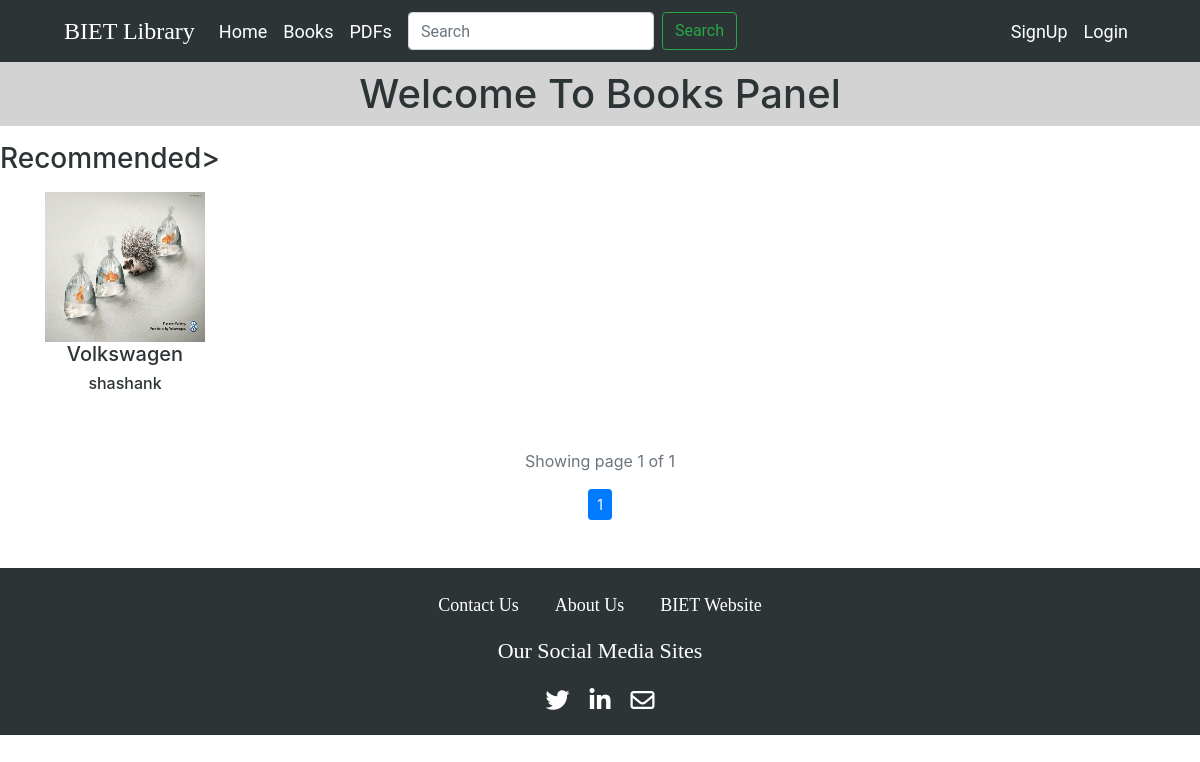
Before: /books/?page=2 with the older database file.
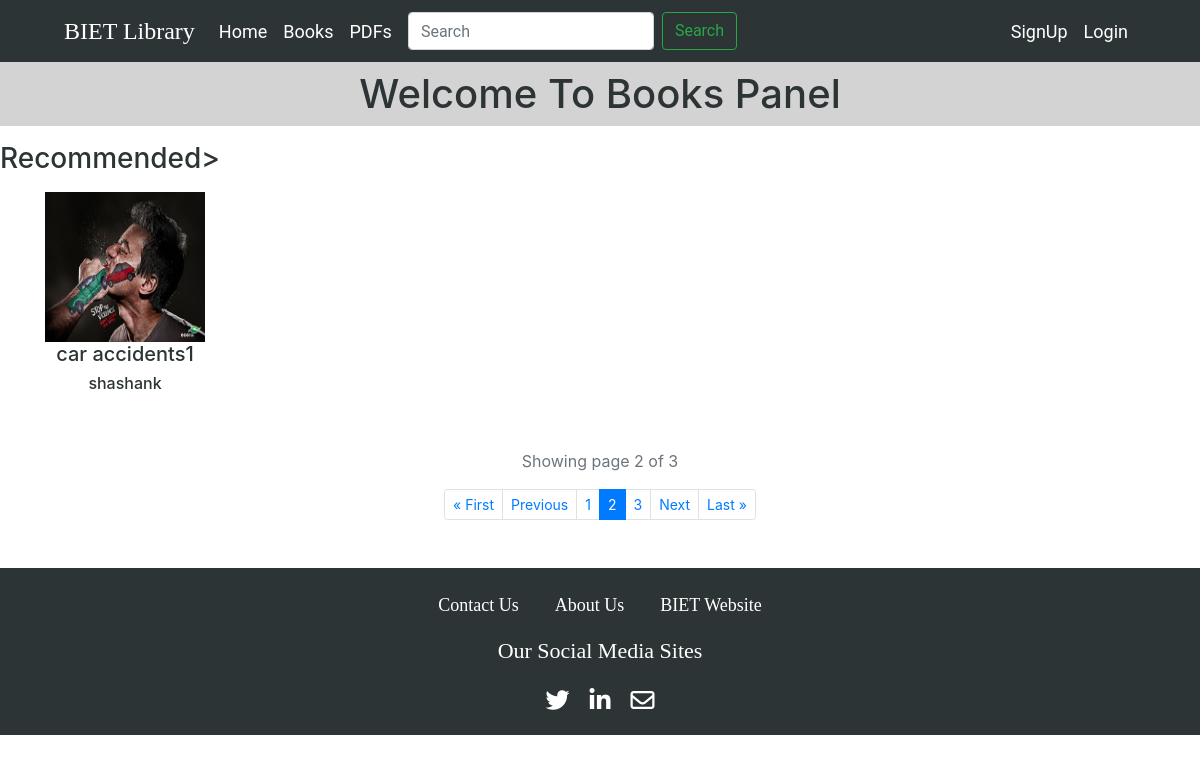
After: the same page with the newer database file.
### main/models.py (models this page shows)
class book(models.Model):
    image=models.ImageField(upload_to='book_images/')
    name=models.CharField(max_length=100)
    author=models.CharField(max_length=100)
    publication=models.CharField(max_length=100)
    edition=models.CharField(max_length=100)
    description=models.TextField(max_length=500)

### main/views.py (the view)
# urls.py: path('books/', views.book_col, name = "books"),
def book_col(request):
    book_display = book.objects.all()
    paginator = Paginator(book_display, 1)
    page_no = request.GET.get('page')
    page_obj = paginator.get_page(page_no)
    context = {'page_obj' : page_obj}
    return render(request, 'main/book.html', context)

### main/templates/main/book.html (shortened to what this page needs)
{% extends "main/index.html" %}
{% load static %}
{% block main-content %}
<center>
    <h1 class = "py-2" style="color:#2d3436; background-color:lightgray">Welcome To Books Panel</h1>
</center>
<div>
    <p><h3 style="color:#2d3436; background-color:#ffffff;">Recommended></h3></p>
</div>
<div class="container">
    <div class="row">
        {% for bk in page_obj %}
        <div class="col-lg-3 col-md-6 col-xl-2" style="text-align: center;">
            <a href="#" style="text-decoration: none; color:#2d3436;">
                <img src="{{bk.image.url}}" height="150" width="160" alt="{{bk.name}}" title="{{bk.name}}"/>
                <h5>{{bk.name}}</h5>
                <h6>{{bk.author}}</h6>
            </a>
        </div>
        {% endfor %}
    </div>
    <div class="container">
        <div class="row mt-5 mb-n2">
            <div class="col-12 text-center text-muted">
                <p><span>Showing page {{ page_obj.number }} of {{ page_obj.paginator.num_pages }}</span></p>
            </div>
        </div>
        <ul class="pagination pagination-sm mb-5 justify-content-center">
            {% if page_obj.has_previous %}
                <li class="page-item"><a class="page-link" href="?page=1">&laquo; First</a></li>
                <li class="page-item"><a class="page-link" href="?page={{ page_obj.previous_page_number }}">Previous</a></li>
            {% endif %}
            {% for num in page_obj.paginator.page_range %}
                {% if page_obj.number == num %}
                    <li class="page-item active"><a class="page-link" href="?page={{ num }}">{{ num }}</a></li>
                {% elif num > page_obj.number|add:'-3' and num < page_obj.number|add:'3' %}
                    <li class="page-item"><a class="page-link" href="?page={{ num }}">{{ num }}</a></li>
                {% endif %}
            {% endfor %}
            {% if page_obj.has_next %}
                <li class="page-item"><a class="page-link" href="?page={{ page_obj.next_page_number }}">Next</a></li>
                <li class="page-item"><a class="page-link" href="?page={{ page_obj.paginator.num_pages }}">Last &raquo;</a></li>
            {% endif %}
        </ul>
    </div>
</div>
{% endblock %}

### main/templates/main/index.html (shortened to what this page needs)
{% extends "main/base.html" %}
{% load static %}
{% block css %}
        <link rel="stylesheet" href="{% static 'main\style.css' %}">
{% endblock %}
{% block content %}
<nav class="navbar navbar-expand-lg mr-0" >
    <a class="navbar-brand ml-5" href="{% url 'index' %}" style="font-family: Georgia, 'Times New Roman', Times, serif;">BIET Library</a>
    <div class="collapse navbar-collapse" id="collapsibleNavbar">
        <ul class="navbar-nav">
            <li class="nav-item"><a class="nav-link" href="{% url 'index' %}">Home</a></li>
            <li class="nav-item"><a class="nav-link" href="{% url 'books' %}">Books</a></li>
            <li class="nav-item"><a class="nav-link" href="{% url 'pdfs' %}">PDFs</a></li>
        </ul>
        <form class="form-inline ml-lg-2">
            <input class="form-control mr-sm-2" type="search" placeholder="Search" aria-label="Search">
            <button class="btn btn-outline-success my-1 my-sm-0" type="submit">Search</button>
        </form>
        <ul class="navbar-nav ml-lg-auto ml-0 mr-lg-5">
            {% if not request.user.is_authenticated %}
            <li class="nav-item"><a class="nav-link" href="{% url 'register' %}">SignUp</a></li>
            <li class="nav-item"><a class="nav-link" href="{% url 'login' %}">Login</a></li>
            {% endif %}
        </ul>
    </div>
</nav>
{% block main-content %}{% endblock %}
<div class="footer pt-4 mr-0" style="overflow-x: hidden;">
    <div class="row">
        <div class="col-sm-12 col-md-12 text-center" style="padding-bottom: 15px;">
            <a class="nav-link" style="display: inline;" href="http://bietjhs.ac.in/address/" target="_blank">Contact Us</a>
            <a class="nav-link" style="display: inline;" href="http://bietjhs.ac.in/about-institute/" target="_blank">About Us</a>
            <a class="nav-link" style="display: inline;" href="http://bietjhs.ac.in/" target="_blank">BIET Website</a>
        </div>
        <div class="col-sm-12 col-md-12">
            <p class="text-center" style="font-size: 22px;" href="#">Our Social Media Sites</p>
            <ul class="list-unstyled list-inline social text-center">
                <li class="list-inline-item mr-3"><a href="#" target="_blank"><i class="fab fa-twitter"></i></a></li>
                <li class="list-inline-item mr-3"><a href="#" target="_blank"><i class="fab fa-linkedin-in"></i></a></li>
                <li class="list-inline-item"><a href="#" target="_blank"><i class="far fa-envelope"></i></a></li>
            </ul>
        </div>
    </div>
</div>
{% endblock %}

### main/templates/main/base.html (shortened to what this page needs)
{% load static %}
<!DOCTYPE html>
<html lang="en">
<head>
    <link rel="stylesheet" href="https://stackpath.bootstrapcdn.com/bootstrap/4.1.3/css/bootstrap.min.css">
	<link rel="stylesheet" href="https://use.fontawesome.com/releases/v5.6.1/css/all.css">
    {% block css %}{% endblock %}
</head>
<body>
    {% block content %}{% endblock %}
</body>
</html>

### main/static/main/style.css (style rules this page uses)
html { scroll-behavior: smooth; }
.navbar { background: #2d3436; font-family: 'Roboto', sans-serif; }
.nav-link { color: #ffffff; transition: 0.2s; font-size: 18px; }
.navbar-brand, .navbar-brand:hover { color: #ffffff; font-family: 'Sacramento', cursive; font-size: 24px; }
.footer { background: #2d3436; color: #ffffff; font-family: 'Sacramento', cursive; }
.social a { text-decoration: none; color: white; font-size: 24px; transition: 0.2s; }

Changed rows visible on the page:
no longer on this page (row unchanged): book: image (picture), name "Volkswagen", author "shashank"
added book: image (picture), name "car accidents1", author "shashank"
Other visible differences:
{{ page_obj.number }}: "1" → "2"
{{ page_obj.paginator.num_pages }}: "1" → "3"
text now shown: "« First Previous Next Last »"
list line gone: "1"
new list line: "1"
new list line: "2"
new list line: "3"
